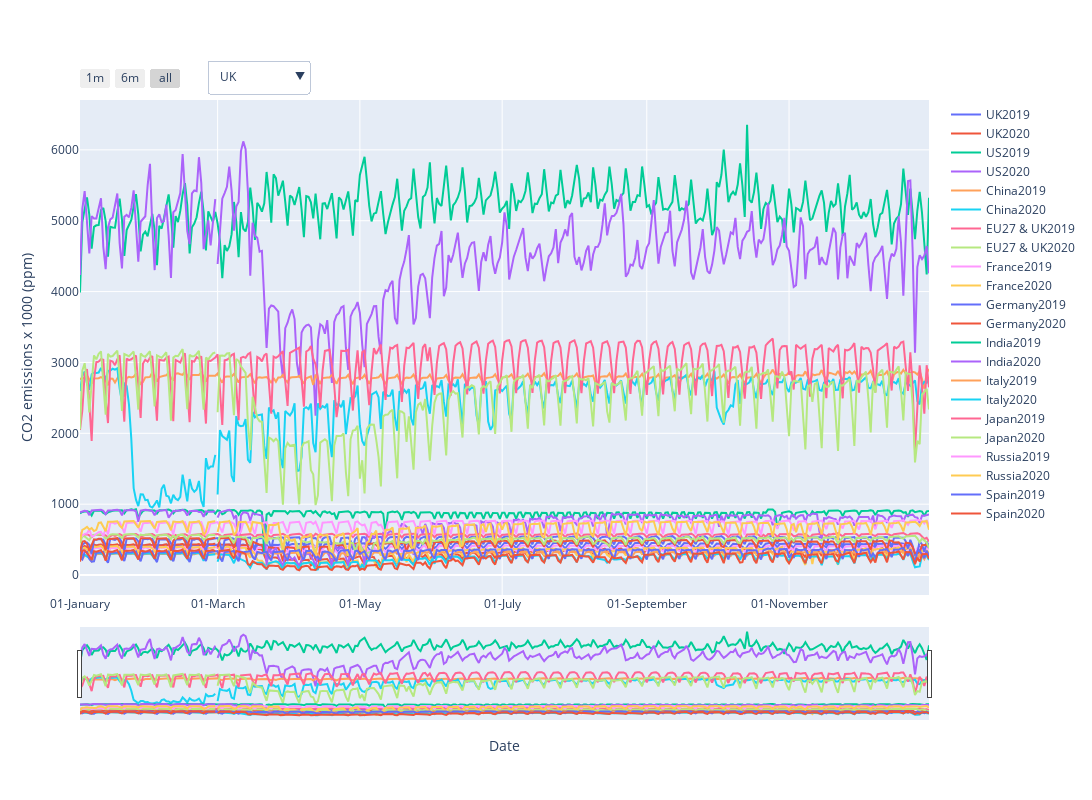

Notebook source saved alongside this figure:
### Code cell
# exclude 'WORLD' from dataframe



from calendar import month

from matplotlib import animation


Transport_not_World = Transport_Sector[Transport_Sector.country != 'WORLD'].groupby(['country', 'date']).sum()

#reset index for optimal dataset and split date into years

abc = Transport_not_World.reset_index(['country', 'date'])
abc[["year", "month", "day"]] = abc["date"].str.split("-", expand = True)
abc['Date2'] = '2019' + '-' + abc['month'].astype(str) + '-' + abc['day']

fig = go.Figure()
# add trace
Years = ['2019', '2020']
Countries = ['UK', 'US', 'China', 'EU27 & UK', 'France', 'Germany', 'India', 'Italy', 'Japan', 'Russia', 'Spain']
months = list(abc.month.unique())

for k in Countries:
    for i in Years:
        z = abc[(abc.country == k) & (abc.year == i)]
        lop = fig.add_trace(
                go.Scatter(x=list(z.Date2),
                        y=list(z.co2),
                        name= k + i,
                        visible =True))


list_updatemenus = []

for n, country in enumerate(Countries):
    visible = [False] * 2 * len(Countries)
    visible[2*n] = True
    visible[2*n + 1] = True
    temp_dict = dict(label = str(country),
                 method = 'update',
                 args = [{'visible': visible},
                         {'title': ('CO2 emissions comparison 2019 versus 2020 in %s'% country)}])
    list_updatemenus.append(temp_dict)


fig.update_layout(updatemenus=list([dict(buttons= list_updatemenus)]), xaxis_title = 'Date', yaxis_title = 'CO2 emissions x 1000 (ppm)', xaxis=dict(tickformat="%d-%B"))


fig.update_layout(
    updatemenus=[
        dict(
            direction="down",
            pad={"r": 10, "t": 10},
            showactive=True,
            x=0.15,
            xanchor="left",
            y=1.1,
            yanchor="top"
        )
    ]
)

fig.update_layout(
    xaxis=dict(
        rangeselector=dict(
            buttons=list([
                dict(count=1,
                     label="1m",
                     step="month",
                     stepmode="backward"),
                dict(count=6,
                     label="6m",
                     step="month",
                     stepmode="backward"),
                dict(step="all")
            ])
        ),
        rangeslider=dict(
            visible=True
        ),
        type="date"
    )
)



fig.update_layout(
    height = 800,
    width = 1200
)
                        
fig.show()

### Figure 1 — Plotly figure (JSON) as saved in the notebook; plotly's stock layout.template omitted (floating-point values rounded to 4 significant figures; data arrays with more than 128 entries replaced by an {"elided": "..."} marker saying what was removed)
{"data": [{"name": "UK2019", "type": "scatter", "visible": true, "x": {"elided": "365 str values"}, "y": {"elided": "365 float values"}}, {"name": "UK2020", "type": "scatter", "visible": true, "x": {"elided": "366 str values"}, "y": {"elided": "366 float values"}}, {"name": "US2019", "type": "scatter", "visible": true, "x": {"elided": "365 str values"}, "y": {"elided": "365 float values"}}, {"name": "US2020", "type": "scatter", "visible": true, "x": {"elided": "366 str values"}, "y": {"elided": "366 float values"}}, {"name": "China2019", "type": "scatter", "visible": true, "x": {"elided": "365 str values"}, "y": {"elided": "365 float values"}}, {"name": "China2020", "type": "scatter", "visible": true, "x": {"elided": "366 str values"}, "y": {"elided": "366 float values"}}, {"name": "EU27 & UK2019", "type": "scatter", "visible": true, "x": {"elided": "365 str values"}, "y": {"elided": "365 float values"}}, {"name": "EU27 & UK2020", "type": "scatter", "visible": true, "x": {"elided": "366 str values"}, "y": {"elided": "366 float values"}}, {"name": "France2019", "type": "scatter", "visible": true, "x": {"elided": "365 str values"}, "y": {"elided": "365 float values"}}, {"name": "France2020", "type": "scatter", "visible": true, "x": {"elided": "366 str values"}, "y": {"elided": "366 float values"}}, {"name": "Germany2019", "type": "scatter", "visible": true, "x": {"elided": "365 str values"}, "y": {"elided": "365 float values"}}, {"name": "Germany2020", "type": "scatter", "visible": true, "x": {"elided": "366 str values"}, "y": {"elided": "366 float values"}}, {"name": "India2019", "type": "scatter", "visible": true, "x": {"elided": "365 str values"}, "y": {"elided": "365 float values"}}, {"name": "India2020", "type": "scatter", "visible": true, "x": {"elided": "366 str values"}, "y": {"elided": "366 float values"}}, {"name": "Italy2019", "type": "scatter", "visible": true, "x": {"elided": "365 str values"}, "y": {"elided": "365 float values"}}, {"name": "Italy2020", "type": "scatter", "visible": true, "x": {"elided": "366 str values"}, "y": {"elided": "366 float values"}}, {"name": "Japan2019", "type": "scatter", "visible": true, "x": {"elided": "365 str values"}, "y": {"elided": "365 float values"}}, {"name": "Japan2020", "type": "scatter", "visible": true, "x": {"elided": "366 str values"}, "y": {"elided": "366 float values"}}, {"name": "Russia2019", "type": "scatter", "visible": true, "x": {"elided": "365 str values"}, "y": {"elided": "365 float values"}}, {"name": "Russia2020", "type": "scatter", "visible": true, "x": {"elided": "366 str values"}, "y": {"elided": "366 float values"}}, {"name": "Spain2019", "type": "scatter", "visible": true, "x": {"elided": "365 str values"}, "y": {"elided": "365 float values"}}, {"name": "Spain2020", "type": "scatter", "visible": true, "x": {"elided": "366 str values"}, "y": {"elided": "366 float values"}}], "layout": {"height": 800, "updatemenus": [{"buttons": [{"args": [{"visible": [true, true, false, false, false, false, false, false, false, false, false, false, false, false, false, false, false, false, false, false, false, false]}, {"title": "CO2 emissions comparison 2019 versus 2020 in UK"}], "label": "UK", "method": "update"}, {"args": [{"visible": [false, false, true, true, false, false, false, false, false, false, false, false, false, false, false, false, false, false, false, false, false, false]}, {"title": "CO2 emissions comparison 2019 versus 2020 in US"}], "label": "US", "method": "update"}, {"args": [{"visible": [false, false, false, false, true, true, false, false, false, false, false, false, false, false, false, false, false, false, false, false, false, false]}, {"title": "CO2 emissions comparison 2019 versus 2020 in China"}], "label": "China", "method": "update"}, {"args": [{"visible": [false, false, false, false, false, false, true, true, false, false, false, false, false, false, false, false, false, false, false, false, false, false]}, {"title": "CO2 emissions comparison 2019 versus 2020 in EU27 & UK"}], "label": "EU27 & UK", "method": "update"}, {"args": [{"visible": [false, false, false, false, false, false, false, false, true, true, false, false, false, false, false, false, false, false, false, false, false, false]}, {"title": "CO2 emissions comparison 2019 versus 2020 in France"}], "label": "France", "method": "update"}, {"args": [{"visible": [false, false, false, false, false, false, false, false, false, false, true, true, false, false, false, false, false, false, false, false, false, false]}, {"title": "CO2 emissions comparison 2019 versus 2020 in Germany"}], "label": "Germany", "method": "update"}, {"args": [{"visible": [false, false, false, false, false, false, false, false, false, false, false, false, true, true, false, false, false, false, false, false, false, false]}, {"title": "CO2 emissions comparison 2019 versus 2020 in India"}], "label": "India", "method": "update"}, {"args": [{"visible": [false, false, false, false, false, false, false, false, false, false, false, false, false, false, true, true, false, false, false, false, false, false]}, {"title": "CO2 emissions comparison 2019 versus 2020 in Italy"}], "label": "Italy", "method": "update"}, {"args": [{"visible": [false, false, false, false, false, false, false, false, false, false, false, false, false, false, false, false, true, true, false, false, false, false]}, {"title": "CO2 emissions comparison 2019 versus 2020 in Japan"}], "label": "Japan", "method": "update"}, {"args": [{"visible": [false, false, false, false, false, false, false, false, false, false, false, false, false, false, false, false, false, false, true, true, false, false]}, {"title": "CO2 emissions comparison 2019 versus 2020 in Russia"}], "label": "Russia", "method": "update"}, {"args": [{"visible": [false, false, false, false, false, false, false, false, false, false, false, false, false, false, false, false, false, false, false, false, true, true]}, {"title": "CO2 emissions comparison 2019 versus 2020 in Spain"}], "label": "Spain", "method": "update"}], "direction": "down", "pad": {"r": 10, "t": 10}, "showactive": true, "x": 0.15, "xanchor": "left", "y": 1.1, "yanchor": "top"}], "width": 1200, "xaxis": {"rangeselector": {"buttons": [{"count": 1, "label": "1m", "step": "month", "stepmode": "backward"}, {"count": 6, "label": "6m", "step": "month", "stepmode": "backward"}, {"step": "all"}]}, "rangeslider": {"visible": true}, "tickformat": "%d-%B", "title": {"text": "Date"}, "type": "date"}, "yaxis": {"title": {"text": "CO2 emissions x 1000 (ppm)"}}}}
